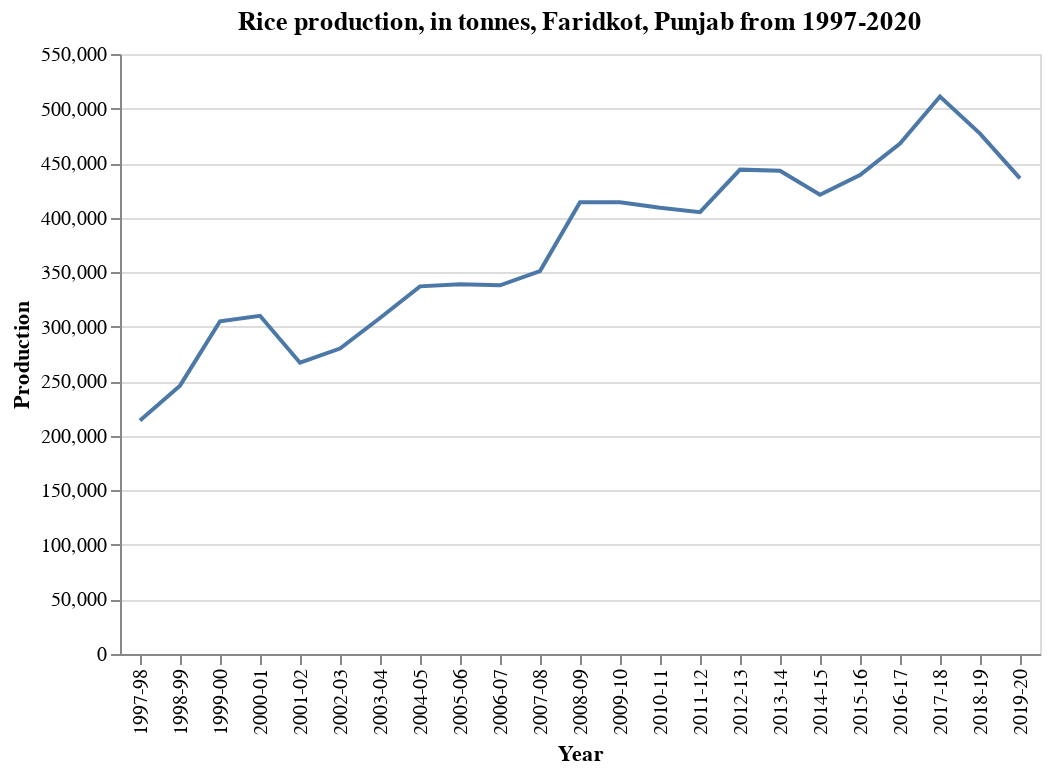

Here is the notebook cell this chart was saved with:
### Markdown cell above
### FARIDKOT

### Code cell
df_pj_far = df_pj_rice.loc[df['District'] == 'FARIDKOT']

alt.Chart(df_pj_far).mark_line().encode(
    x='Year',
    y=('Production')
).properties(
    title='Rice production, in tonnes, Faridkot, Punjab from 1997-2020')

### Figure 1 — Vega-Lite specification as saved in the notebook (floating-point values rounded to 4 significant figures)
{"config": {"view": {"continuousWidth": 400, "continuousHeight": 300}}, "data": {"name": "data-a98f5dd8e3b0cdb311cbdbd7e51dcf32"}, "mark": "line", "encoding": {"x": {"field": "Year", "type": "nominal"}, "y": {"field": "Production", "type": "quantitative"}}, "title": "Rice production, in tonnes, Faridkot, Punjab from 1997-2020", "$schema": "https://vega.github.io/schema/vega-lite/v4.17.0.json", "datasets": {"data-a98f5dd8e3b0cdb311cbdbd7e51dcf32": [{"State": "Punjab", "District": "FARIDKOT", "Crop": "Rice", "Year": "2001-02", "Season": "Kharif", "Area": 70000.0, "Area Units": "Hectare", "Production": 267000.0, "Production Units": "Tonnes", "Yield": 3.814}, {"State": "Punjab", "District": "FARIDKOT", "Crop": "Rice", "Year": "2002-03", "Season": "Kharif", "Area": 86000.0, "Area Units": "Hectare", "Production": 280000.0, "Production Units": "Tonnes", "Yield": 3.256}, {"State": "Punjab", "District": "FARIDKOT", "Crop": "Rice", "Year": "2003-04", "Season": "Kharif", "Area": 84000.0, "Area Units": "Hectare", "Production": 308000.0, "Production Units": "Tonnes", "Yield": 3.667}, {"State": "Punjab", "District": "FARIDKOT", "Crop": "Rice", "Year": "2004-05", "Season": "Kharif", "Area": 88000.0, "Area Units": "Hectare", "Production": 337000.0, "Production Units": "Tonnes", "Yield": 3.83}, {"State": "Punjab", "District": "FARIDKOT", "Crop": "Rice", "Year": "2005-06", "Season": "Kharif", "Area": 86000.0, "Area Units": "Hectare", "Production": 339000.0, "Production Units": "Tonnes", "Yield": 3.942}, {"State": "Punjab", "District": "FARIDKOT", "Crop": "Rice", "Year": "2006-07", "Season": "Kharif", "Area": 85000.0, "Area Units": "Hectare", "Production": 338000.0, "Production Units": "Tonnes", "Yield": 3.976}, {"State": "Punjab", "District": "FARIDKOT", "Crop": "Rice", "Year": "2007-08", "Season": "Kharif", "Area": 87000.0, "Area Units": "Hectare", "Production": 351000.0, "Production Units": "Tonnes", "Yield": 4.034}, {"State": "Punjab", "District": "FARIDKOT", "Crop": "Rice", "Year": "2008-09", "Season": "Kharif", "Area": 95000.0, "Area Units": "Hectare", "Production": 414000.0, "Production Units": "Tonnes", "Yield": 4.358}, {"State": "Punjab", "District": "FARIDKOT", "Crop": "Rice", "Year": "2009-10", "Season": "Kharif", "Area": 98000.0, "Area Units": "Hectare", "Production": 414000.0, "Production Units": "Tonnes", "Yield": 4.224}, {"State": "Punjab", "District": "FARIDKOT", "Crop": "Rice", "Year": "2010-11", "Season": "Kharif", "Area": 101000.0, "Area Units": "Hectare", "Production": 409000.0, "Production Units": "Tonnes", "Yield": 4.05}, {"State": "Punjab", "District": "FARIDKOT", "Crop": "Rice", "Year": "2011-12", "Season": "Kharif", "Area": 101000.0, "Area Units": "Hectare", "Production": 405000.0, "Production Units": "Tonnes", "Yield": 4.01}, {"State": "Punjab", "District": "FARIDKOT", "Crop": "Rice", "Year": "2012-13", "Season": "Kharif", "Area": 102000.0, "Area Units": "Hectare", "Production": 444000.0, "Production Units": "Tonnes", "Yield": 4.353}, {"State": "Punjab", "District": "FARIDKOT", "Crop": "Rice", "Year": "2013-14", "Season": "Kharif", "Area": 104000.0, "Area Units": "Hectare", "Production": 443000.0, "Production Units": "Tonnes", "Yield": 4.26}, {"State": "Punjab", "District": "FARIDKOT", "Crop": "Rice", "Year": "2014-15", "Season": "Kharif", "Area": 106000.0, "Area Units": "Hectare", "Production": 421000.0, "Production Units": "Tonnes", "Yield": 3.972}, {"State": "Punjab", "District": "FARIDKOT", "Crop": "Rice", "Year": "2015-16", "Season": "Kharif", "Area": 110000.0, "Area Units": "Hectare", "Production": 439000.0, "Production Units": "Tonnes", "Yield": 3.991}, {"State": "Punjab", "District": "FARIDKOT", "Crop": "Rice", "Year": "2016-17", "Season": "Kharif", "Area": 115000.0, "Area Units": "Hectare", "Production": 468000.0, "Production Units": "Tonnes", "Yield": 4.07}, {"State": "Punjab", "District": "FARIDKOT", "Crop": "Rice", "Year": "2017-18", "Season": "Kharif", "Area": 115000.0, "Area Units": "Hectare", "Production": 511000.0, "Production Units": "Tonnes", "Yield": 4.443}, {"State": "Punjab", "District": "FARIDKOT", "Crop": "Rice", "Year": "2018-19", "Season": "Kharif", "Area": 116000.0, "Area Units": "Hectare", "Production": 477000.0, "Production Units": "Tonnes", "Yield": 4.112}, {"State": "Punjab", "District": "FARIDKOT", "Crop": "Rice", "Year": "2019-20", "Season": "Kharif", "Area": 116000.0, "Area Units": "Hectare", "Production": 436000.0, "Production Units": "Tonnes", "Yield": 3.759}, {"State": "Punjab", "District": "FARIDKOT", "Crop": "Rice", "Year": "1997-98", "Season": "Kharif", "Area": 56000.0, "Area Units": "Hectare", "Production": 214000.0, "Production Units": "Tonnes", "Yield": 3.821}, {"State": "Punjab", "District": "FARIDKOT", "Crop": "Rice", "Year": "1998-99", "Season": "Kharif", "Area": 82000.0, "Area Units": "Hectare", "Production": 246000.0, "Production Units": "Tonnes", "Yield": 3.0}, {"State": "Punjab", "District": "FARIDKOT", "Crop": "Rice", "Year": "1999-00", "Season": "Kharif", "Area": 90000.0, "Area Units": "Hectare", "Production": 305000.0, "Production Units": "Tonnes", "Yield": 3.389}, {"State": "Punjab", "District": "FARIDKOT", "Crop": "Rice", "Year": "2000-01", "Season": "Kharif", "Area": 90000.0, "Area Units": "Hectare", "Production": 310000.0, "Production Units": "Tonnes", "Yield": 3.444}]}}
